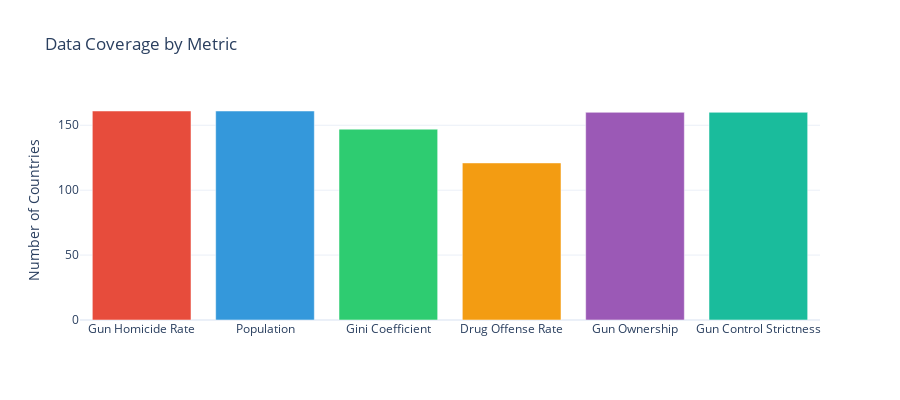

Source (notebook cell):
### Code cell
import plotly.graph_objects as go

fig = go.Figure(data=[
    go.Bar(
        x=coverage['Metric'],
        y=coverage['Countries with data'],
        marker_color=['#e74c3c', '#3498db', '#2ecc71', '#f39c12', '#9b59b6', '#1abc9c']
    )
])
fig.update_layout(
    title='Data Coverage by Metric',
    yaxis_title='Number of Countries',
    template='plotly_white',
    height=400,
)
fig.show()

### Figure 1 — Plotly figure (JSON) as saved in the notebook; plotly's stock layout.template omitted (floating-point values rounded to 4 significant figures)
{"data": [{"marker": {"color": ["#e74c3c", "#3498db", "#2ecc71", "#f39c12", "#9b59b6", "#1abc9c"]}, "type": "bar", "x": ["Gun Homicide Rate", "Population", "Gini Coefficient", "Drug Offense Rate", "Gun Ownership", "Gun Control Strictness"], "y": [161, 161, 147, 121, 160, 160]}], "layout": {"height": 400, "title": {"text": "Data Coverage by Metric"}, "yaxis": {"title": {"text": "Number of Countries"}}}}
